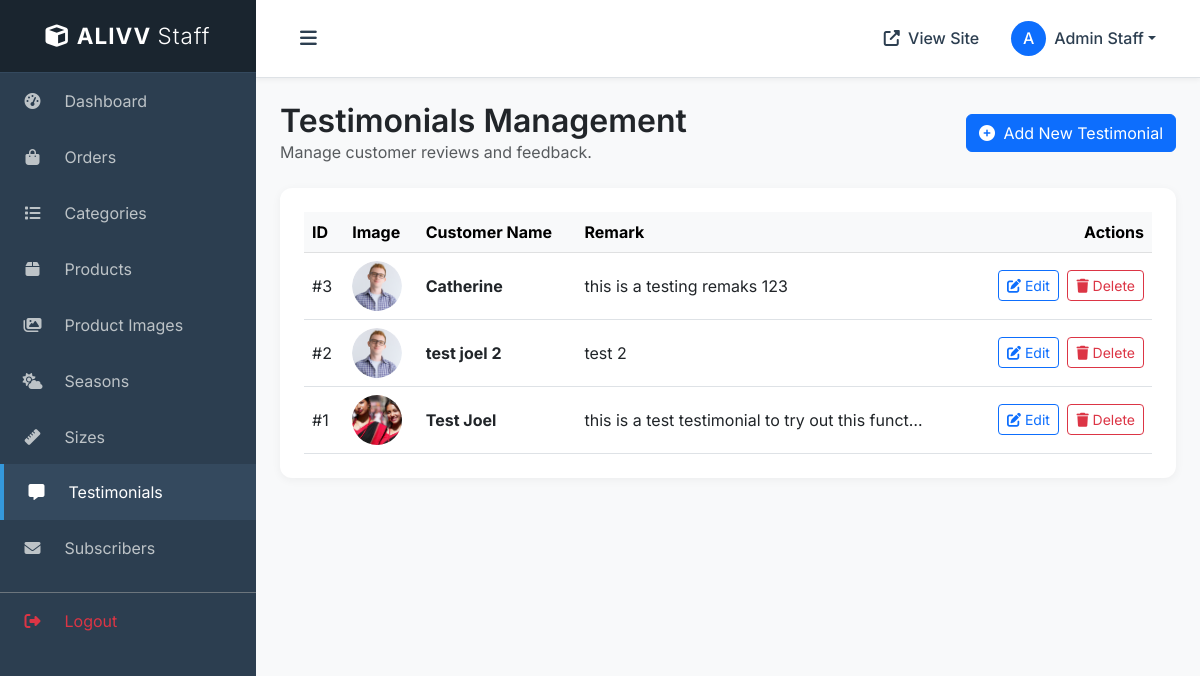
The page /employee/testimonials/ (signed in) on the database its author committed.
### website/models.py (models this page shows, shortened)
class Staff(models.Model):
    name = models.CharField(max_length=100)
    email = models.EmailField(unique=True)
    phone = models.CharField(max_length=20)
    password = models.CharField(max_length=255)  # hashed
    is_active = models.BooleanField(default=True)
    created_at = models.DateTimeField(auto_now_add=True)

class Testimonial(models.Model):
    name = models.CharField(max_length=100)
    image = models.ImageField(
        upload_to=testimonial_image_path,
        default='default/testimonial_default.jpg'
    )
    remark = models.TextField()

### employee/views.py (the view, shortened to what this page needs)
# urls.py: path('testimonials/', views.staff_testimonials, name='staff_testimonials'),
@staff_login_required
def staff_testimonials(request):
    try:
        staff = Staff.objects.get(id=request.session['staff_id'])
    except Staff.DoesNotExist:
        return redirect('staff_login')
    from website.models import Testimonial
    testimonials = Testimonial.objects.all().order_by('-id')
    return render(request, 'employee/testimonials.html', {'testimonials': testimonials, 'staff': staff})

### employee/views.py (called while the page is built)
def staff_login_required(view_func):
    @wraps(view_func)
    def _wrapped_view(request, *args, **kwargs):
        if 'staff_id' not in request.session:
            messages.warning(request, "Restricted access. Please login.")
            return redirect('staff_login')
        return view_func(request, *args, **kwargs)
    return _wrapped_view

### employee/templates/employee/testimonials.html (shortened to what this page needs)
{% extends 'employee/employee_base.html' %}
{% block content %}
<div class="row mb-4 align-items-center">
    <div class="col-md-6">
        <h2 class="mb-0 text-dark" style="font-weight: 600;">Testimonials Management</h2>
        <p class="text-muted mb-0">Manage customer reviews and feedback.</p>
    </div>
    <div class="col-md-6 text-md-end mt-3 mt-md-0">
        <button type="button" class="btn btn-primary" data-bs-toggle="modal" data-bs-target="#addTestimonialModal">
            <i class="fas fa-plus-circle me-1"></i> Add New Testimonial
        </button>
    </div>
</div>
<div class="card content-card">
    <div class="table-responsive">
        <table class="table table-hover align-middle mb-0">
            <thead class="table-light">
                <tr>
                    <th scope="col">ID</th>
                    <th scope="col">Image</th>
                    <th scope="col">Customer Name</th>
                    <th scope="col">Remark</th>
                    <th scope="col" class="text-end">Actions</th>
                </tr>
            </thead>
            <tbody>
                {% for testimonial in testimonials %}
                <tr>
                    <td>#{{ testimonial.id }}</td>
                    <td>
                        {% if testimonial.image %}
                        <img src="{{ testimonial.image.url }}" alt="{{ testimonial.name }}" class="rounded-circle"
                            style="width: 50px; height: 50px; object-fit: cover;">
                        {% else %}
                        <div class="bg-secondary text-white d-flex align-items-center justify-content-center rounded-circle"
                            style="width: 50px; height: 50px;">
                            <i class="fas fa-user"></i>
                        </div>
                        {% endif %}
                    </td>
                    <td class="fw-bold">{{ testimonial.name }}</td>
                    <td>{{ testimonial.remark|truncatechars:50 }}</td>
                    <td class="text-end" style="min-width: 160px;">
                        <button type="button" class="btn btn-sm btn-outline-primary" data-bs-toggle="modal"
                            data-bs-target="#editTestimonialModal{{ testimonial.id }}">
                            <i class="fas fa-edit"></i> Edit
                        </button>
                        <button type="button" class="btn btn-sm btn-outline-danger ms-1" data-bs-toggle="modal"
                            data-bs-target="#deleteTestimonialModal{{ testimonial.id }}">
                            <i class="fas fa-trash"></i> Delete
                        </button>
                    </td>
                </tr>
                {% empty %}
                <tr>
                    <td colspan="5" class="text-center py-4 text-muted">
                        No testimonials found. Click "Add New Testimonial" to create one.
                    </td>
                </tr>
                {% endfor %}
            </tbody>
        </table>
    </div>
</div>
{% endblock %}

### employee/templates/employee/employee_base.html (shortened to what this page needs)
{% load static %}
<!DOCTYPE html>
<html lang="en">
<head>
    <link href="https://cdn.jsdelivr.net/npm/bootstrap@5.3.0/dist/css/bootstrap.min.css" rel="stylesheet">
    <link rel="stylesheet" href="https://cdnjs.cloudflare.com/ajax/libs/font-awesome/6.4.0/css/all.min.css">
</head>
<body>
    <div class="d-flex" id="wrapper">
        <div id="sidebar-wrapper">
            <div class="sidebar-heading">
                <i class="fas fa-cube me-2"></i>ALIVV <span style="font-weight:300;">Staff</span>
            </div>
            <div class="list-group list-group-flush">
                <a href="{% url 'staff_dashboard' %}"
                    class="list-group-item list-group-item-action {% if request.resolver_match.url_name == 'staff_dashboard' %}active{% endif %}">
                    <i class="fas fa-tachometer-alt"></i> Dashboard
                </a>
                <a href="{% url 'staff_orders' %}"
                    class="list-group-item list-group-item-action {% if request.resolver_match.url_name == 'staff_orders' %}active{% endif %}">
                    <i class="fas fa-shopping-bag"></i> Orders
                </a>
                <a href="{% url 'staff_categories' %}"
                    class="list-group-item list-group-item-action {% if request.resolver_match.url_name == 'staff_categories' %}active{% endif %}">
                    <i class="fas fa-list"></i> Categories
                </a>
                <a href="{% url 'staff_products' %}"
                    class="list-group-item list-group-item-action {% if request.resolver_match.url_name == 'staff_products' %}active{% endif %}">
                    <i class="fas fa-box"></i> Products
                </a>
                <a href="{% url 'staff_all_product_images' %}"
                    class="list-group-item list-group-item-action {% if request.resolver_match.url_name == 'staff_all_product_images' or request.resolver_match.url_name == 'staff_product_images' %}active{% endif %}">
                    <i class="fas fa-images"></i> Product Images
                </a>
                <a href="{% url 'staff_seasons' %}"
                    class="list-group-item list-group-item-action {% if request.resolver_match.url_name == 'staff_seasons' %}active{% endif %}">
                    <i class="fas fa-cloud-sun"></i> Seasons
                </a>
                <a href="{% url 'staff_sizes' %}"
                    class="list-group-item list-group-item-action {% if request.resolver_match.url_name == 'staff_sizes' %}active{% endif %}">
                    <i class="fas fa-ruler"></i> Sizes
                </a>
                <a href="{% url 'staff_testimonials' %}"
                    class="list-group-item list-group-item-action {% if request.resolver_match.url_name == 'staff_testimonials' %}active{% endif %}">
                    <i class="fas fa-comment-alt"></i> Testimonials
                </a>
                <a href="{% url 'staff_subscribers' %}"
                    class="list-group-item list-group-item-action {% if request.resolver_match.url_name == 'staff_subscribers' %}active{% endif %}">
                    <i class="fas fa-envelope"></i> Subscribers
                </a>
                <a href="{% url 'staff_logout' %}"
                    class="list-group-item list-group-item-action text-danger mt-3 border-top border-secondary">
                    <i class="fas fa-sign-out-alt"></i> Logout
                </a>
            </div>
        </div>
        <div id="page-content-wrapper">
            <nav class="navbar navbar-expand-lg navbar-light border-bottom sticky-top">
                <div class="container-fluid">
                    <button class="btn-toggle-sidebar" id="sidebarToggle">
                        <i class="fas fa-bars"></i>
                    </button>
                    <div class="collapse navbar-collapse" id="navbarSupportedContent">
                        <ul class="navbar-nav ms-auto mt-2 mt-lg-0 align-items-center">
                            <li class="nav-item">
                                <a class="nav-link" href="{% url 'home' %}" target="_blank">
                                    <i class="fas fa-external-link-alt me-1"></i> View Site
                                </a>
                            </li>
                            <li class="nav-item dropdown ms-3">
                                <a class="nav-link dropdown-toggle d-flex align-items-center" href="#"
                                    id="navbarDropdown" role="button" data-bs-toggle="dropdown" aria-haspopup="true"
                                    aria-expanded="false">
                                    <div class="bg-primary text-white rounded-circle d-flex align-items-center justify-content-center me-2"
                                        style="width: 35px; height: 35px;">
                                        {{ staff.name.0|upper }}
                                    </div>
                                    <span class="d-none d-sm-inline">{{ staff.name }}</span>
                                </a>
                            </li>
                        </ul>
                    </div>
                </div>
            </nav>
            <div class="container-fluid px-4 py-4">
                {% block content %}
                {% endblock %}
            </div>
        </div>
    </div>
</body>
</html>

### employee/templates/employee/employee_base.html (style rules this page uses)
body { font-family: 'Inter', sans-serif; background-color: #f8f9fa; overflow-x: hidden; }
#sidebar-wrapper { min-height: 100vh; margin-left: -16rem; transition: margin .25s ease-out; background-color: #2c3e50; color: #fff; position: fixed; z-index: 1000; width: 16rem; top: 0; left: 0; bottom: 0; }
#sidebar-wrapper .sidebar-heading { padding: 1.2rem 1.25rem; font-size: 1.4rem; font-weight: bold; text-align: center; background-color: #1a252f; color: #fff; border-bottom: 1px solid #34495e; letter-spacing: 1px; }
#sidebar-wrapper .list-group { width: 16rem; }
.list-group-item { background-color: transparent; color: #bdc3c7; border: none; padding: 1rem 1.25rem; transition: all 0.3s; border-left: 4px solid transparent; }
.list-group-item:hover, .list-group-item.active { background-color: #34495e; color: #fff; text-decoration: none; border-left: 4px solid #3498db; }
.list-group-item i { width: 25px; text-align: center; margin-right: 15px; }
#page-content-wrapper { width: 100%; transition: margin .25s ease-out; margin-left: 0; }
@media (min-width: 768px) { #sidebar-wrapper { margin-left: 0; } }
@media (min-width: 768px) { #page-content-wrapper { margin-left: 16rem; width: calc(100% - 16rem); } }
.navbar { background-color: #fff; box-shadow: 0 2px 5px rgba(0, 0, 0, 0.05); padding: 0.8rem 1.5rem; }
.navbar-light .navbar-nav .nav-link { color: #2c3e50; font-weight: 500; }
.btn-toggle-sidebar { color: #2c3e50; font-size: 1.2rem; background: transparent; border: none; padding: 0.25rem 0.5rem; }
.content-card { background: #fff; border-radius: 12px; box-shadow: 0 2px 10px rgba(0, 0, 0, 0.05); padding: 1.5rem; margin-bottom: 2rem; border: none; }

### rows shown on the page
Staff: name.0 "A", name "Admin Staff"
Testimonial: id "3", image (picture), name "Catherine", remark "this is a testing remaks 123"
Testimonial: id "2", image (picture), name "test joel 2", remark "test 2"
Testimonial: id "1", image (picture), name "Test Joel", remark "this is a test testimonial to try out this funct…"
